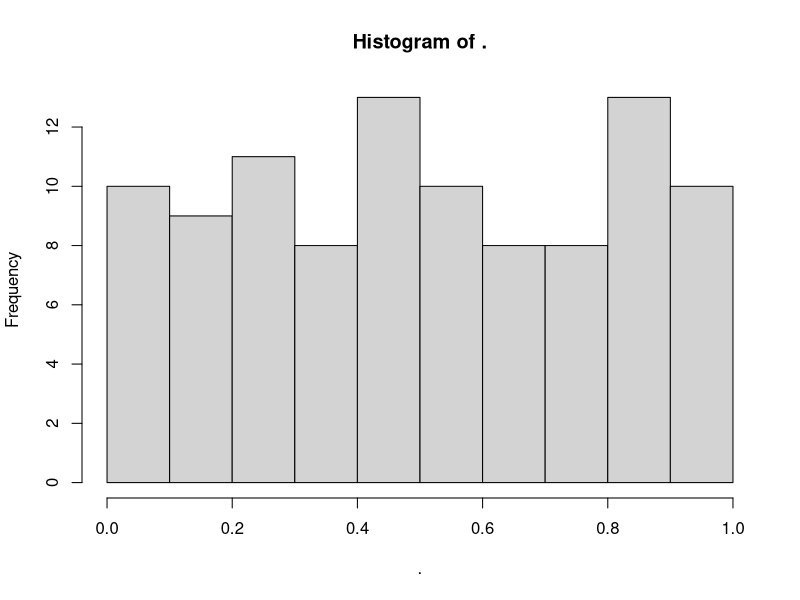

This chart was generated by the following R code: (Note: this script raises an error after producing the figure.)
## ---- chunk 1
knitr::opts_chunk$set(echo = TRUE)
## ---- chunk 2
library(tidyverse)
## ---- chunk 3
f <- as_mapper(~ . + 1)
f
f(1:3)
## ---- chunk 4
f <- as_mapper(2)
f
f(3:1)
## ---- chunk 5
f <- as_mapper(c("a", "b", "c"))
f
f(1:3)
f(c(a=4,b=3, c=1))
f(list(a=4,b=3,c=1))
f(list(a=list(b=list(c=23))))
## ---- chunk 6
f <- attr_getter("class")
f
f(mpg)
## ---- chunk 7
map(1:3, ~ runif(2))
## ---- chunk 8
map(1:3, runif(2))
## ---- chunk 9
as_mapper(runif(2))
## ---- chunk 10
df <- as_data_frame(matrix(rnorm(100),ncol=5))
df

map_dbl(df, sd)
## ---- chunk 11
columns <- map_lgl(mpg, is.numeric)
map_dbl(mpg[columns], sd)
## ---- chunk 12
mpg %>%
  summarize(across(.cols = where(is.numeric), sd ))
## ---- chunk 13
columns <- map_lgl(iris, is.factor)
map_dbl(iris[columns], nlevels)
## ---- chunk 14
trials <- map(1:100, ~ t.test(rpois(10, 10), rpois(7, 10)))

map_dbl(trials, "p.value") %>% 
  hist()
## ---- chunk 15
x <- list(
  list(1, c(3, 9)),
  list(c(3, 6), 7, c(4, 7, 6))
)

triple <- function(x) x * 3

map(x, ~ map(.x, .f= triple))

#map(x, map, .f = triple)
#> Error in .f(.x[[i]], ...): unused argument (function (.x, .f, ...)
#> {
#> .f <- as_mapper(.f, ...)
#> .Call(map_impl, environment(), ".x", ".f", "list")
#> })
## ---- chunk 16
formulas <- list(
  mpg ~ disp,
  mpg ~ I(1 / disp),
  mpg ~ disp + wt,
  mpg ~ I(1 / disp) + wt
)

map(formulas, lm, data=mtcars)
## ---- chunk 17
tib <- tibble(formulas = list(
  mpg ~ disp,
  mpg ~ I(1 / disp),
  mpg ~ disp + wt,
  mpg ~ I(1 / disp) + wt
))

tib <- tib %>% 
  mutate(lm = map(formulas, lm, mtcars))

tib %>% mutate(glance = map(lm, broom::glance)) %>% unnest(glance)

tib %>% mutate(tidy = map(lm, broom::tidy)) %>% unnest(tidy)

## ---- chunk 18
bootstrap <- function(df) {
  df[sample(nrow(df), replace = TRUE), , drop = FALSE]
}

bootstraps <- map(1:10, ~ bootstrap(mtcars))

map(bootstraps, ~ lm(mpg ~ disp, .x)) %>%
  map(summary) %>%
  map_dbl("r.squared")
## ---- chunk 19
mtcars
## ---- chunk 20
modify(mtcars, 1)
## ---- chunk 21
temp <- "./temp"
cyls <- split(mtcars, mtcars$cyl)
paths <- file.path(temp, paste0("cyl-", names(cyls), ".csv"))
walk2(cyls, paths, write.csv)
## ---- chunk 22
cyls <- split(mtcars, mtcars$cyl)
iwalk(cyls, ~ write.csv(.x, file.path(temp, paste0("cyl-", .y, ".csv"))))
## ---- chunk 23
trans <- list(
  disp = function(x) x * 0.0163871,
  am = function(x) factor(x, labels = c("auto", "manual"))
)

nm <- names(trans)
mtcars[nm] <- map2(trans, mtcars[nm], function(f, var) f(var))
## ---- chunk 24
mtcars[nm] <- map(nm, ~ trans[[.x]](mtcars[[.x]]))
## ---- chunk 25
temp <- "./temp"
cyls <- split(mtcars, mtcars$cyl)
paths <- file.path(temp, paste0("cyl-", names(cyls), ".csv"))
map2(cyls, paths, write.csv)
## ---- chunk 26
x <- c(1,2,3,NA,4,NA,5)
is.na(x)


anyNA(x)

## ---- chunk 27
simple_reduce <- function(x, f) {
  out <- x[[1]]
  for (i in seq(2, length(x))) {
    out <- f(out, x[[i]])
  }
  out
}

simple_reduce(1:10, max)

simple_reduce(1, max)
## ---- chunk 28
x <- list(1:5, 8:9, 5, c("a","b"), LETTERS, 10:12, letters)

span <- function(x, f){
  rlex <- map(x, f) %>%
    unlist() %>%
    rle()
  
  start <- NULL
  end <- NULL
  best <- 0
  for(i in 1:length(rlex$lengths)) {
    if (rlex$values[i] & (rlex$lengths[i] > best)) {
      #update
      best <- rlex$lengths[i]
      end <- sum(rlex$lengths[1:i])
      start <- end - rlex$lengths[i] + 1
    }
  }
  return(c(start, end))
}

span(x, is.character)
## ---- chunk 29
arg_max <- function(x, f) {
  x[which.max(map(x, f))]
}

arg_max(-10:5, function(x) x ^ 2)

arg_max(5:-10, function(x) x ^ 2)

## ---- chunk 30
scale01 <- function(x) {
  rng <- range(x, na.rm = TRUE)
  (x - rng[1]) / (rng[2] - rng[1])
}
